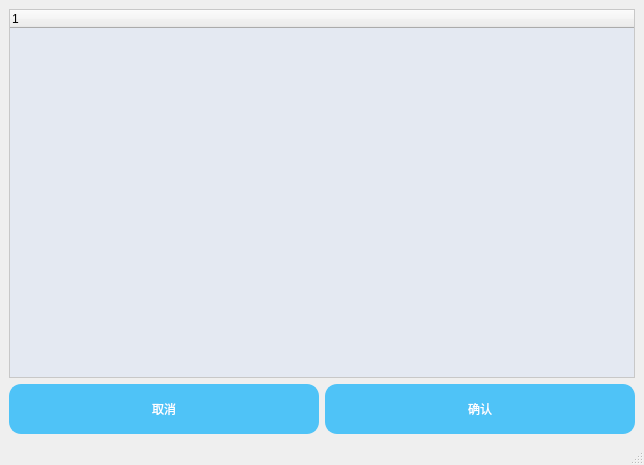
<?xml version="1.0" encoding="UTF-8"?>
<ui version="4.0">
 <class>MarkDownImportWindow</class>
 <widget class="QMainWindow" name="MarkDownImportWindow">
  <property name="geometry">
   <rect>
    <x>0</x>
    <y>0</y>
    <width>644</width>
    <height>465</height>
   </rect>
  </property>
  <property name="windowTitle">
   <string>MainWindow</string>
  </property>
  <widget class="QWidget" name="centralwidget">
   <layout class="QVBoxLayout" name="verticalLayout">
    <item>
     <widget class="CCToDoTreeWidget" name="modifyingWidget">
      <property name="styleSheet">
       <string notr="true">/* 设置 QTreeWidget 整体背景颜色（反转颜色） */
QTreeWidget {
    background-color: rgb(228, 233, 242);  /* 设置柔和的浅蓝色背景 */
    border: 1px solid rgb(200, 200, 200);  /* 设置边框 */
    font: 12pt &quot;Microsoft YaHei&quot;;  /* 设置字体大小偏大，使用微软雅黑 */
}

/* 设置 QTreeWidget 项目（Item）的背景颜色（反转颜色） */
QTreeWidget::item {
    padding: 5px;  /* 设置项的内边距 */
    color: rgb(50, 50, 50);  /* 设置项的文字颜色 */
    height: 30px;  /* 设置行高为 30px */
    background-color: rgb(104, 191, 249);  /* 设置每个项的背景色为蓝色 */
}

/* 设置选中项的样式（反转选中背景色） */
QTreeWidget::item:!selected {
    background-color: rgb(228, 233, 242);  /* 设置选中项的背景色为浅蓝色 */
    color: black;  /* 设置选中项的文字颜色为白色 */
}

/* 设置复选框（indicator）的样式 */
QTreeWidget::indicator {
    width: 18px;
    height: 18px;
}

/* 设置复选框未选中时的样式 */
QTreeWidget::indicator:unchecked {
    border: 2px solid rgb(150, 150, 150);  /* 边框颜色 */
    background-color: rgb(255, 255, 255);  /* 背景色 */

}

/* 设置复选框选中时的样式 */
QTreeWidget::indicator:checked {
    border: 2px solid rgb(104, 191, 249);  /* 边框颜色 */
    background-color: rgb(104, 191, 249);  /* 背景色 */
    image: url(:/icons/treewidgetitem/data/icons/treewidgetitemicon/checked.png);  /* 选中状态的图片 */
}

QTreeWidget::indicator:indeterminate {
	border: 2px solid rgb(104, 191, 249);  /* 边框颜色 */
    background-color: rgb(104, 191, 249);  /* 背景色 */
	image: url(:/icons/treewidgetitem/data/icons/treewidgetitemicon/partially-check.png); /* 半选中的图片 */
}</string>
      </property>
     </widget>
    </item>
    <item>
     <layout class="QHBoxLayout" name="horizontalLayout">
      <item>
       <widget class="QPushButton" name="btn_cancel">
        <property name="minimumSize">
         <size>
          <width>164</width>
          <height>50</height>
         </size>
        </property>
        <property name="styleSheet">
         <string notr="true">/* 设置 QPushButton 的默认样式 */
QPushButton {
    background-color: #4FC3F7;  /* 背景颜色：柔和的浅蓝色 */
    color: white;  /* 文字颜色 */
    border: 2px solid #4FC3F7;  /* 边框颜色与背景色相同 */
    border-radius: 12px;  /* 圆角 */
    font: 14pt &quot;Microsoft YaHei&quot;;  /* 字体样式和大小 */
    padding: 10px 20px;  /* 内边距，保证按钮内容舒适 */
    min-width: 120px;  /* 最小宽度 */
    text-align: center;  /* 文字居中 */
}

/* 悬停状态样式 */
QPushButton:hover {
    background-color: #39A2D1;  /* 悬停时的背景颜色（稍微深一些的浅蓝色） */
    border-color: #39A2D1;  /* 边框颜色变化 */
}

/* 点击状态样式 */
QPushButton:pressed {
    background-color: #2D88B2;  /* 点击时的背景颜色（更深的蓝色） */
    border-color: #2D88B2;  /* 边框颜色变化 */
    padding-top: 12px;  /* 按下时按钮向下移动效果 */
    padding-bottom: 8px;  /* 按下时按钮向下移动效果 */
}

/* 禁用状态样式 */
QPushButton:disabled {
    background-color: #B0C9D9;  /* 禁用状态背景色（浅灰蓝色） */
    border-color: #B0C9D9;  /* 禁用状态边框颜色 */
    color: #7D7D7D;  /* 禁用状态文字颜色 */
}

/* 设置按钮的焦点（获得焦点时）样式 */
QPushButton:focus {
    border: 2px solid #0288D1;  /* 获得焦点时的边框颜色 */
    outline: none;  /* 去除默认的蓝色外边框 */
}
</string>
        </property>
        <property name="text">
         <string>取消</string>
        </property>
       </widget>
      </item>
      <item>
       <widget class="QPushButton" name="btn_acceptFinish">
        <property name="minimumSize">
         <size>
          <width>164</width>
          <height>50</height>
         </size>
        </property>
        <property name="styleSheet">
         <string notr="true">/* 设置 QPushButton 的默认样式 */
QPushButton {
    background-color: #4FC3F7;  /* 背景颜色：柔和的浅蓝色 */
    color: white;  /* 文字颜色 */
    border: 2px solid #4FC3F7;  /* 边框颜色与背景色相同 */
    border-radius: 12px;  /* 圆角 */
    font: 14pt &quot;Microsoft YaHei&quot;;  /* 字体样式和大小 */
    padding: 10px 20px;  /* 内边距，保证按钮内容舒适 */
    min-width: 120px;  /* 最小宽度 */
    text-align: center;  /* 文字居中 */
}

/* 悬停状态样式 */
QPushButton:hover {
    background-color: #39A2D1;  /* 悬停时的背景颜色（稍微深一些的浅蓝色） */
    border-color: #39A2D1;  /* 边框颜色变化 */
}

/* 点击状态样式 */
QPushButton:pressed {
    background-color: #2D88B2;  /* 点击时的背景颜色（更深的蓝色） */
    border-color: #2D88B2;  /* 边框颜色变化 */
    padding-top: 12px;  /* 按下时按钮向下移动效果 */
    padding-bottom: 8px;  /* 按下时按钮向下移动效果 */
}

/* 禁用状态样式 */
QPushButton:disabled {
    background-color: #B0C9D9;  /* 禁用状态背景色（浅灰蓝色） */
    border-color: #B0C9D9;  /* 禁用状态边框颜色 */
    color: #7D7D7D;  /* 禁用状态文字颜色 */
}

/* 设置按钮的焦点（获得焦点时）样式 */
QPushButton:focus {
    border: 2px solid #0288D1;  /* 获得焦点时的边框颜色 */
    outline: none;  /* 去除默认的蓝色外边框 */
}
</string>
        </property>
        <property name="text">
         <string>确认</string>
        </property>
       </widget>
      </item>
     </layout>
    </item>
   </layout>
  </widget>
  <widget class="QMenuBar" name="menubar">
   <property name="geometry">
    <rect>
     <x>0</x>
     <y>0</y>
     <width>644</width>
     <height>18</height>
    </rect>
   </property>
  </widget>
  <widget class="QStatusBar" name="statusbar"/>
 </widget>
 <customwidgets>
  <customwidget>
   <class>CCToDoTreeWidget</class>
   <extends>QTreeWidget</extends>
   <header>CCToDoTreeWidget.h</header>
  </customwidget>
 </customwidgets>
 <resources/>
 <connections/>
</ui>
